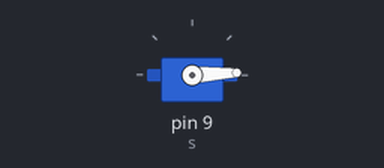
Simulated run of this sketch. Board: Arduino Uno, built with avr-gcc and run on an emulated ATmega328P. Parts: servo.

Above: at 0.05 s.
At 0.9 s:
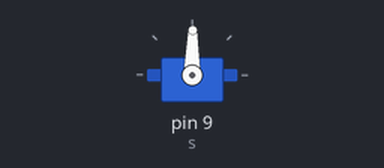
At 1.75 s:
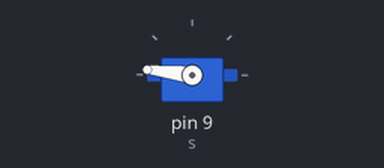
At 3.45 s:
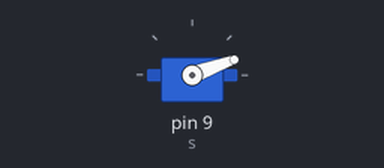
Timing chart, 0 to 8.4 s (numbered marks = the images above):
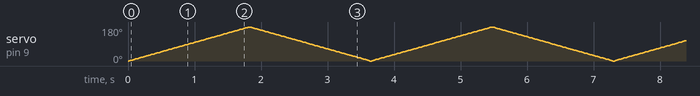

The sketch:

ServoSweep.ino
```cpp
#include <Servo.h>
Servo s;
void setup() { s.attach(9); }
void loop() {
  for (int a = 0; a <= 180; a++) { s.write(a); delay(10); }
  for (int a = 180; a >= 0; a--) { s.write(a); delay(10); }
}
```
